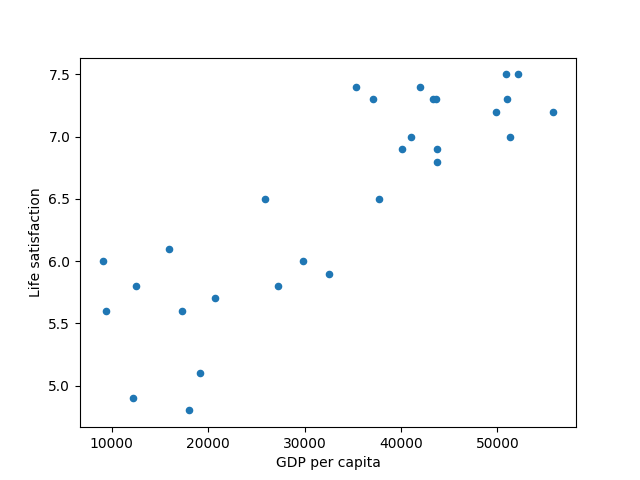

This chart was generated by the following Python code:
import matplotlib.pyplot as plt
import numpy as np
import pandas as pd
import sklearn.neighbors

import sys
sys.path.append('../')


def prepare_country_stats(oecd_bli, gdp_per_capita):
    oecd_bli = oecd_bli[oecd_bli["INEQUALITY"]=="TOT"]
    oecd_bli = oecd_bli.pivot(index="Country", columns="Indicator", values="Value")
    gdp_per_capita.rename(columns={"2015": "GDP per capita"}, inplace=True)
    gdp_per_capita.set_index("Country", inplace=True)
    full_country_stats = pd.merge(left=oecd_bli, right=gdp_per_capita,
                                  left_index=True, right_index=True)
    full_country_stats.sort_values(by="GDP per capita", inplace=True)
    remove_indices = [0, 1, 6, 8, 33, 34, 35]
    keep_indices = list(set(range(36)) - set(remove_indices))
    return full_country_stats[["GDP per capita", 'Life satisfaction']].iloc[keep_indices]


if __name__ == "__main__":
    # Load the data
    oecd_bli = pd.read_csv("../datasets/lifesat/oecd_bli_2015.csv", thousands=',')
    gdp_per_capita = pd.read_csv("../datasets/lifesat/gdp_per_capita.csv", thousands=',', delimiter='\t', encoding='latin1', na_values="n/a")

    # Prepare the data
    country_stats = prepare_country_stats(oecd_bli, gdp_per_capita)
    X = np.c_[country_stats["GDP per capita"]] # np.c_ is a numpy concatenate function
    y = np.c_[country_stats["Life satisfaction"]]

    # Visualize the data
    country_stats.plot(kind='scatter', x="GDP per capita", y='Life satisfaction')
    plt.gcf().savefig(__file__.rstrip('.py').split('/')[-1] + ".png")

    # Select K-Nearest Neighbors model
    model = sklearn.neighbors.KNeighborsRegressor(n_neighbors=3)

    # Train the model
    model.fit(X, y)

    # Make a prediction for Cyprus
    X_new = [[22587]]  # Cyprus' GDP per capita
    print(model.predict(X_new)) # outputs [[ 5.96242338]]
